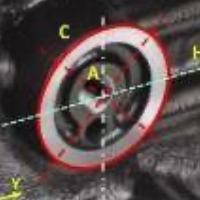
#> input picture entrenamiento/block_01.jpg, 200 x 200 px; its folder holds only this picture in this run
$ python entrenamiento.py
#> lines starting #> are read from the running program, lines starting #| are printed output that depends on the picture
### red.py
# Importamos las librerías necesarias para la construcción de la red
import numpy as np
from matplotlib import pyplot as plt
import matplotlib.cm as cm
from tqdm import tqdm

class HopfieldNetwork(object):
    def train_weights(self, train_data):
        print("Se inicia el entrenamiento de pesos...")
        num_data =  len(train_data)
        self.num_neuron = train_data[0].shape[0]

        # Se inicializan los pesos
        W = np.zeros((self.num_neuron, self.num_neuron))
        rho = np.sum([np.sum(t) for t in train_data]) / (num_data*self.num_neuron)

        # Se define la regla de Hebb
        for i in tqdm(range(num_data)):
            t = train_data[i] - rho
            W += np.outer(t, t)

        # Matriz de pesos de diagonal nula
        diagW = np.diag(np.diag(W))
        W = W - diagW
        W /= num_data

        self.W = W

    # [62 lines left out: functions predict, _run, not called in this run]


    def energy(self, s):
        return -0.5 * s @ self.W @ s + np.sum(s * self.threshold)

### entrenamiento.py
# Importamos las librerías necesarias para el análisis de imágenes
import numpy as np
np.random.seed(1)
from matplotlib import pyplot as plt
import skimage.data
from skimage.color import rgb2gray
from skimage.filters import threshold_mean
from skimage.transform import resize
import red as network
import os

# Se definen funciones auxiliares
# Función para detectar si una imagen está corrupta y no puede ser analizada
# [13 lines left out: functions get_corrupted_input, reshape, not called in this run]
# Función para transformar cadenas en listas
def split(l, n):
    for i in range(0,len(l), n):
        yield l[i:i+n]
# Función propia del lenguaje que permite mostrar las imágenes en
# pantalla, comparando la imagen de entrenamiento, entrada y salida
# [46 lines left out: function plot, not called in this run]

# Función de preprocesamiento
def preprocessing(img, w=128, h=128):
    # Se redimensiona la imagen de entrada a 128x128 px
    img = resize(img, (w,h), mode='reflect')

    # Se setea el umbral en unidades binarias (1 a -1)
    thresh = threshold_mean(img)
    binary = img > thresh
    shift = 2*(binary*1)-1

    # Se guarda la imagen procesada
    flatten = np.reshape(shift, (w*h))
    return flatten

# Función principal
def main():
    # Se importan las imágenes
    import cv2
    import glob
    img_dir = "entrenamiento/" # Se lee el directorio que contiene las imágenes
    data_path = os.path.join(img_dir,'*g')
    files = glob.glob(data_path)
    data = []
    # Se transforma a B/N y se ajusta el brillo
    for f1 in files:
        img = rgb2gray(cv2.imread(f1))
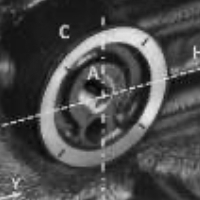
#> img: shape (200, 200) float64; min 0.00845, max 0.927, mean 0.298
        data.append(img)

    # Preprocesamiento de las imágenes
    print("Se inicia el preprocesado de las imágenes...")
    data = [preprocessing(d) for d in data]
#> data = 1 item

    # Se genera la red neuronal de Hopfield
    model = network.HopfieldNetwork()
    model.train_weights(data)
#> in train_weights, `num_data =  len(train_data)`: num_data = 1
#> in train_weights, `rho = np.sum([np.sum(t) for t in train_data]) / (num_data*self.num_neu..`: rho = -0.206

    # Se leen las imágenes contra las que se probará el modelo
    img_dir = "prueba/"
    data_path = os.path.join(img_dir,'*g')
    files = glob.glob(data_path)
    test = []

    for f1 in files:
        img = rgb2gray(cv2.imread(f1))
        test.append(img)
    test = [preprocessing(d) for d in test]

    # Se muestran los resultados en pantalla
    predicted = model.predict(test, threshold=0, asyn=False)
    print("Mostrando resultados del análisis...")
    plot(data, test, predicted)

if __name__ == '__main__':
#> (the run stopped early here; a loop or call above may not have finished)
